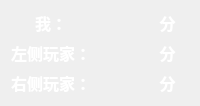
<?xml version="1.0" encoding="UTF-8"?>
<ui version="4.0">
 <class>ScorePanel</class>
 <widget class="QWidget" name="ScorePanel">
  <property name="geometry">
   <rect>
    <x>0</x>
    <y>0</y>
    <width>200</width>
    <height>100</height>
   </rect>
  </property>
  <property name="windowTitle">
   <string>Form</string>
  </property>
  <layout class="QGridLayout" name="gridLayout">
   <item row="0" column="0">
    <widget class="QLabel" name="name_2">
     <property name="font">
      <font>
       <pointsize>12</pointsize>
       <bold>true</bold>
      </font>
     </property>
     <property name="styleSheet">
      <string notr="true">color: rgb(255, 255, 255);</string>
     </property>
     <property name="text">
      <string>我：</string>
     </property>
     <property name="alignment">
      <set>Qt::AlignmentFlag::AlignCenter</set>
     </property>
    </widget>
   </item>
   <item row="0" column="1">
    <widget class="QLabel" name="score_2">
     <property name="font">
      <font>
       <pointsize>12</pointsize>
       <bold>true</bold>
      </font>
     </property>
     <property name="styleSheet">
      <string notr="true">color: rgb(255, 255, 255);</string>
     </property>
     <property name="text">
      <string/>
     </property>
     <property name="alignment">
      <set>Qt::AlignmentFlag::AlignCenter</set>
     </property>
    </widget>
   </item>
   <item row="0" column="2">
    <widget class="QLabel" name="unit_2">
     <property name="font">
      <font>
       <pointsize>12</pointsize>
       <bold>true</bold>
      </font>
     </property>
     <property name="styleSheet">
      <string notr="true">color: rgb(255, 255, 255);</string>
     </property>
     <property name="text">
      <string>分</string>
     </property>
     <property name="alignment">
      <set>Qt::AlignmentFlag::AlignCenter</set>
     </property>
    </widget>
   </item>
   <item row="1" column="0">
    <widget class="QLabel" name="name_1">
     <property name="font">
      <font>
       <pointsize>12</pointsize>
       <bold>true</bold>
      </font>
     </property>
     <property name="styleSheet">
      <string notr="true">color: rgb(255, 255, 255);</string>
     </property>
     <property name="text">
      <string>左侧玩家：</string>
     </property>
     <property name="alignment">
      <set>Qt::AlignmentFlag::AlignCenter</set>
     </property>
    </widget>
   </item>
   <item row="1" column="1">
    <widget class="QLabel" name="score_1">
     <property name="font">
      <font>
       <pointsize>12</pointsize>
       <bold>true</bold>
      </font>
     </property>
     <property name="styleSheet">
      <string notr="true">color: rgb(255, 255, 255);</string>
     </property>
     <property name="text">
      <string/>
     </property>
     <property name="alignment">
      <set>Qt::AlignmentFlag::AlignCenter</set>
     </property>
    </widget>
   </item>
   <item row="1" column="2">
    <widget class="QLabel" name="unit_1">
     <property name="font">
      <font>
       <pointsize>12</pointsize>
       <bold>true</bold>
      </font>
     </property>
     <property name="styleSheet">
      <string notr="true">color: rgb(255, 255, 255);</string>
     </property>
     <property name="text">
      <string>分</string>
     </property>
     <property name="alignment">
      <set>Qt::AlignmentFlag::AlignCenter</set>
     </property>
    </widget>
   </item>
   <item row="2" column="0">
    <widget class="QLabel" name="name_3">
     <property name="font">
      <font>
       <pointsize>12</pointsize>
       <bold>true</bold>
      </font>
     </property>
     <property name="styleSheet">
      <string notr="true">color: rgb(255, 255, 255);</string>
     </property>
     <property name="text">
      <string>右侧玩家：</string>
     </property>
     <property name="alignment">
      <set>Qt::AlignmentFlag::AlignCenter</set>
     </property>
    </widget>
   </item>
   <item row="2" column="1">
    <widget class="QLabel" name="socre_3">
     <property name="font">
      <font>
       <pointsize>12</pointsize>
       <bold>true</bold>
      </font>
     </property>
     <property name="styleSheet">
      <string notr="true">color: rgb(255, 255, 255);</string>
     </property>
     <property name="text">
      <string/>
     </property>
     <property name="alignment">
      <set>Qt::AlignmentFlag::AlignCenter</set>
     </property>
    </widget>
   </item>
   <item row="2" column="2">
    <widget class="QLabel" name="unit_3">
     <property name="font">
      <font>
       <pointsize>12</pointsize>
       <bold>true</bold>
      </font>
     </property>
     <property name="styleSheet">
      <string notr="true">color: rgb(255, 255, 255);</string>
     </property>
     <property name="text">
      <string>分</string>
     </property>
     <property name="alignment">
      <set>Qt::AlignmentFlag::AlignCenter</set>
     </property>
    </widget>
   </item>
  </layout>
 </widget>
 <resources/>
 <connections/>
</ui>
